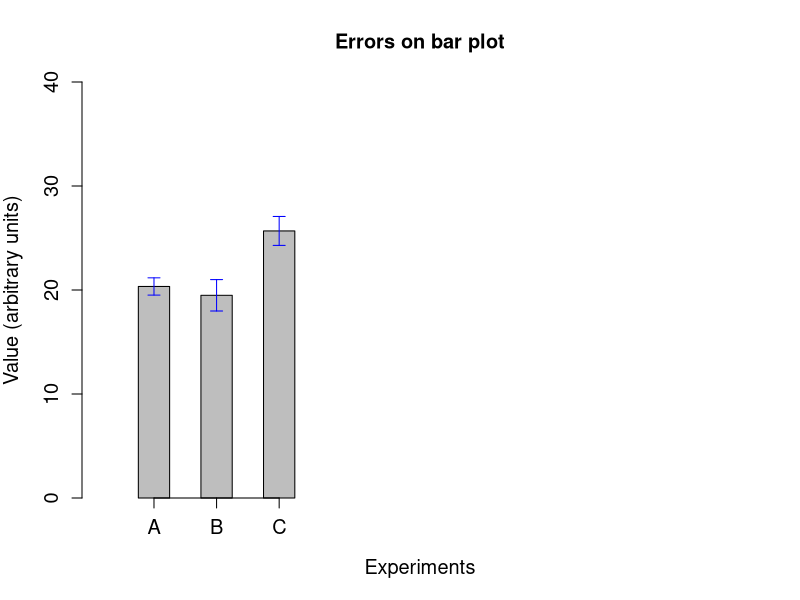
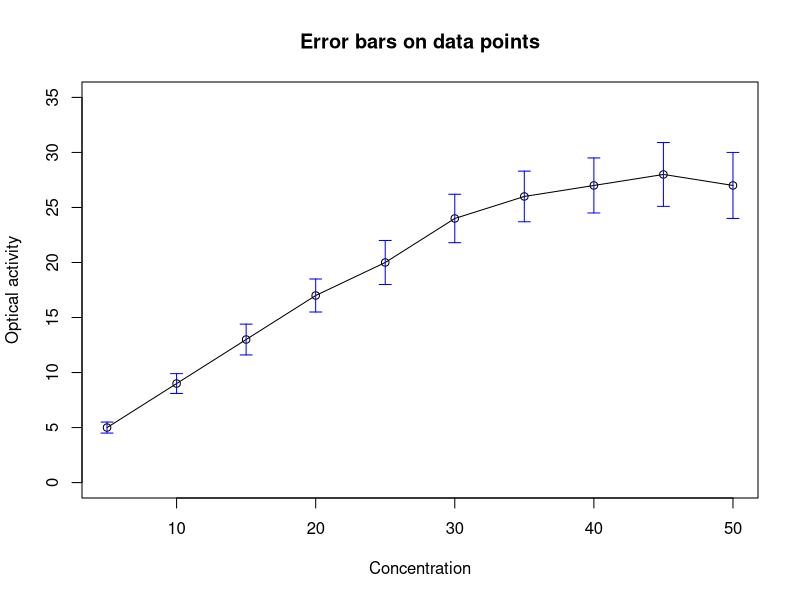

The R source for these figures, in order:
## error bars on bar plots

## mean values
means = c(20.34, 19.49, 25.68)

## standard errors
stderr = c(0.83, 1.51, 1.39)

## plot the bars
means_barx = barplot(means, names.arg=c('A','B','C'),ylim=c(0,40), axis.lty=1, xlab="Experiments",
                     ylab="Value (arbitrary units)", width=0.5, xlim=c(0,10), space=1.0, 
                     col="grey",font.lab=1, main="Errors on bar plot",
                     cex.lab=1.2, cex.axis=1.2, cex.names=1.2, cex.main=1.2 )

## Plot the up and down arrows as error bars on the bars
arrows(means_barx, means+stderr, means_barx, means-stderr, angle=90, code=3, length=0.06, col="blue")


X11()


### error bars on (x,y) points

## X and Y values of data points
x = c(5, 10, 15, 20, 25, 30, 35, 40, 45, 50)
y = c(5, 9, 13, 17, 20, 24, 26, 27, 28, 27)

## errors on Y values of individual data points. Generally, standard error on mean.
errors = c(0.5, 0.9, 1.4, 1.5, 2.0, 2.2, 2.3, 2.5, 2.9, 3.0)

## Plot the points first.
plot(x,y, ylim=c(0,35), type="o", xlab="Concentration", ylab="Optical activity", main="Error bars on data points")

## draw arrows up and down of data points to show the error bars.
arrows(x, y+errors, x, y-errors, angle=90, code=3, length=0.06, col="blue")